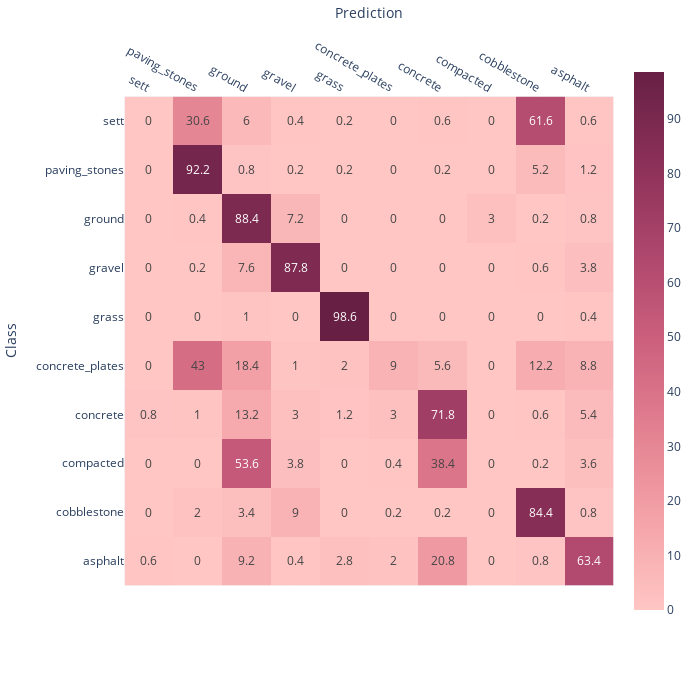

Write notebook code for a chart like this one.
### Code cell
fig = px.imshow(c_mat,
                labels=dict(x="Prediction", y="Class"),
                x=available_classes_r,
                y=available_classes_r,
                text_auto=True, 
            #    aspect="auto",
                color_continuous_scale=px.colors.sequential.Burg,
                width=700,
                height=700,
               )
fig.update_xaxes(side="top")

# fig['layout']['xaxis']['autorange'] = "reversed"

fig.show()

### Figure 1 — Plotly figure (JSON) as saved in the notebook; plotly's stock layout.template omitted (floating-point values rounded to 4 significant figures)
{"data": [{"coloraxis": "coloraxis", "hovertemplate": "Prediction: %{x}<br>Class: %{y}<br>color: %{z}<extra></extra>", "name": "0", "texttemplate": "%{z}", "type": "heatmap", "x": ["sett", "paving_stones", "ground", "gravel", "grass", "concrete_plates", "concrete", "compacted", "cobblestone", "asphalt"], "xaxis": "x", "y": ["sett", "paving_stones", "ground", "gravel", "grass", "concrete_plates", "concrete", "compacted", "cobblestone", "asphalt"], "yaxis": "y", "z": [[0, 30.6, 6, 0.4, 0.2, 0, 0.6, 0, 61.6, 0.6], [0, 92.2, 0.8, 0.2, 0.2, 0, 0.2, 0, 5.2, 1.2], [0, 0.4, 88.4, 7.2, 0, 0, 0, 3, 0.2, 0.8], [0, 0.2, 7.6, 87.8, 0, 0, 0, 0, 0.6, 3.8], [0, 0, 1, 0, 98.6, 0, 0, 0, 0, 0.4], [0, 43, 18.4, 1, 2, 9, 5.6, 0, 12.2, 8.8], [0.8, 1, 13.2, 3, 1.2, 3, 71.8, 0, 0.6, 5.4], [0, 0, 53.6, 3.8, 0, 0.4, 38.4, 0, 0.2, 3.6], [0, 2, 3.4, 9, 0, 0.2, 0.2, 0, 84.4, 0.8], [0.6, 0, 9.2, 0.4, 2.8, 2, 20.8, 0, 0.8, 63.4]]}], "layout": {"coloraxis": {"colorscale": [[0, "rgb(255, 198, 196)"], [0.1667, "rgb(244, 163, 168)"], [0.3333, "rgb(227, 129, 145)"], [0.5, "rgb(204, 96, 125)"], [0.6667, "rgb(173, 70, 108)"], [0.8333, "rgb(139, 48, 88)"], [1, "rgb(103, 32, 68)"]]}, "height": 700, "margin": {"t": 60}, "width": 700, "xaxis": {"anchor": "y", "constrain": "domain", "domain": [0, 1], "scaleanchor": "y", "side": "top", "title": {"text": "Prediction"}}, "yaxis": {"anchor": "x", "autorange": "reversed", "constrain": "domain", "domain": [0, 1], "title": {"text": "Class"}}}}
